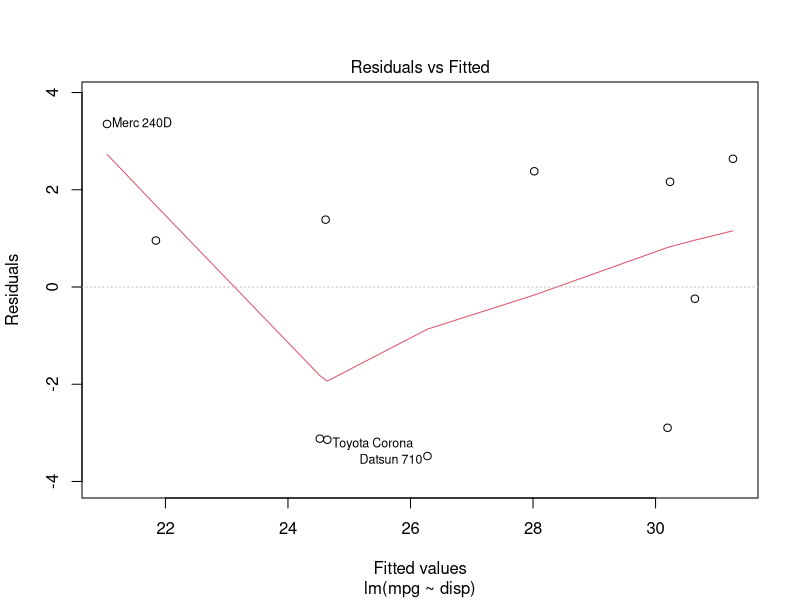
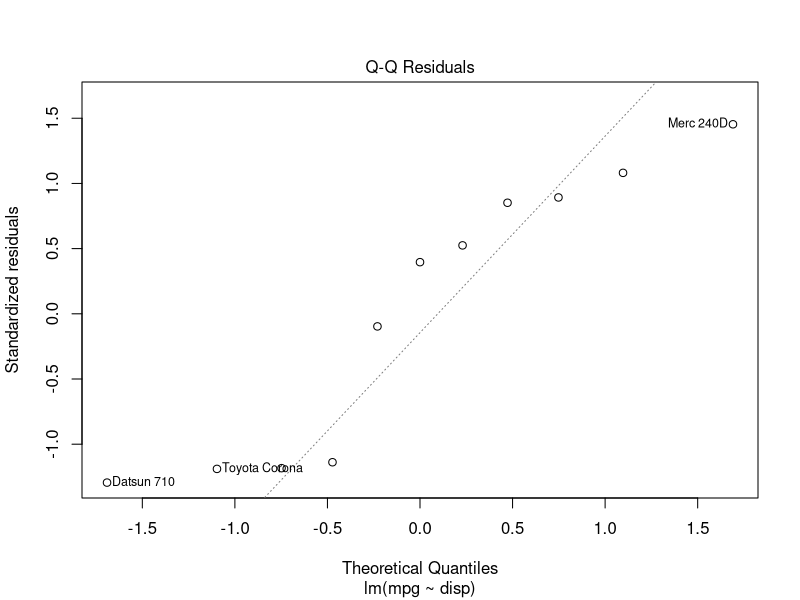
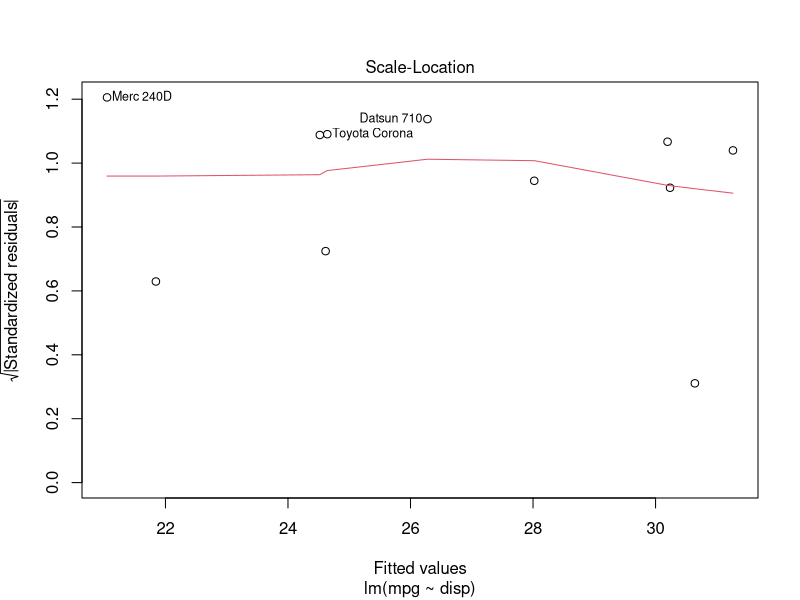
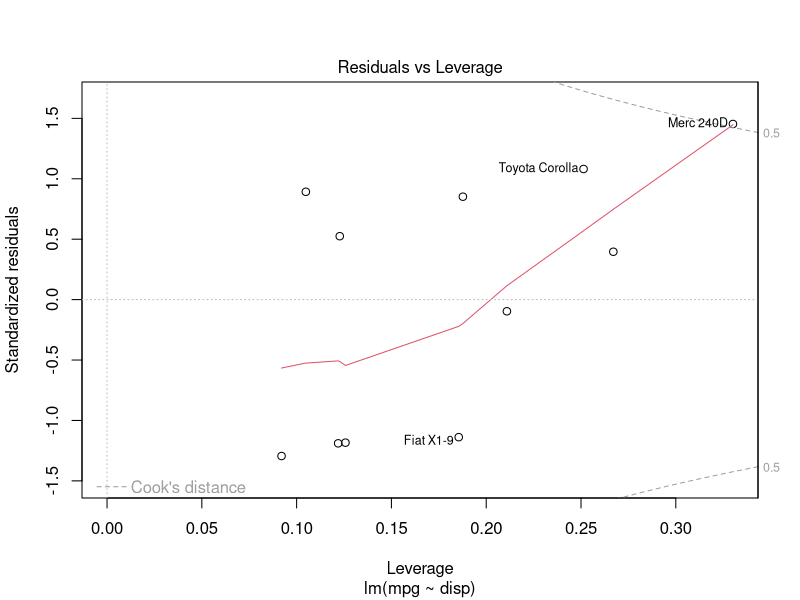

Source code (R) for these figures, in order:
# Many models challenge
library(purrr)
library(tidyverse)

?mtcars

# Your Task ---
# Fit a regression model, of mpg against disp, for cars
# of the same number of cylinders. Then summarise those
# models using r^2 and the estimated slope.

# A list of data frames 
mtcars_by_cyl <- mtcars %>% split(mtcars$cyl)
mtcars_by_cyl

# Do it to one element
lm(mpg ~ disp, mtcars_by_cyl[[1]]) %>%
  plot()

# Fit a regression model to each element 
map(mtcars_by_cyl, ~ lm(mpg ~ disp, .x))

# Extract R^2 from each regression model
map(mtcars_by_cyl, ~ lm(mpg ~ disp, .x)) %>%
  map_dbl(~summary(.x)$r.squared) # extracts r^2 from the regression

